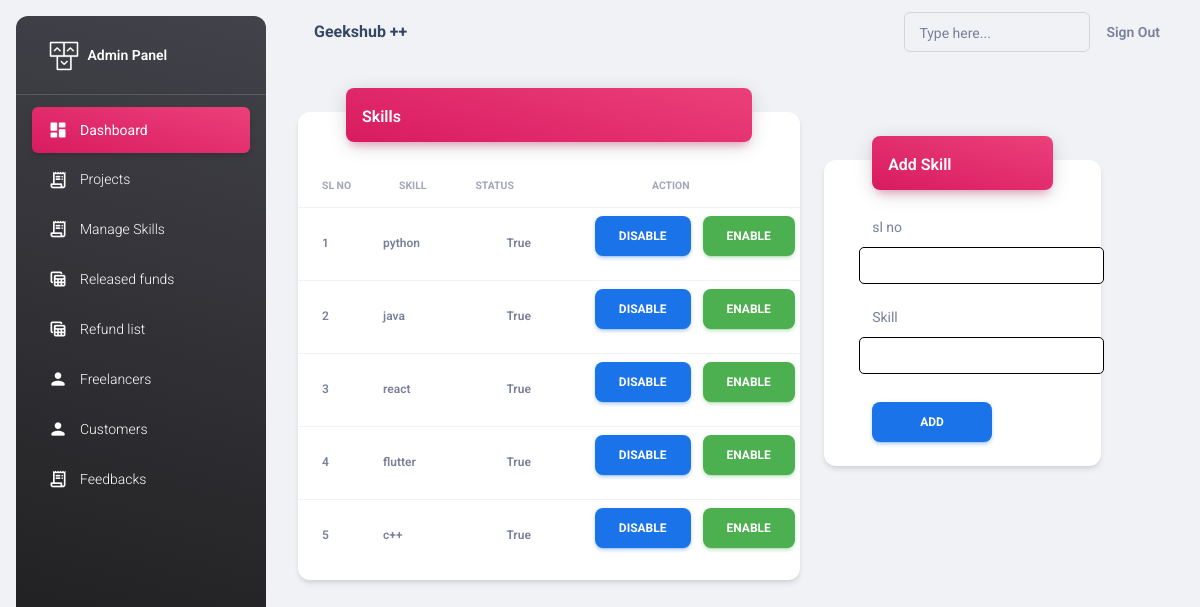
The page /adminapp/skills/ (signed in) on the database its author committed.
### adminapp/models.py (models this page shows)
class Skills(models.Model):
    no=models.PositiveIntegerField()
    skill=models.CharField(max_length=100)
    status=models.BooleanField(default=True)

### adminapp/views.py (the view, shortened to what this page needs)
# urls.py: path("skills/",views.SkillsView.as_view(),name="skills"),
@method_decorator(decs,name="dispatch")
class SkillsView(CreateView,ListView):
    template_name="adminapp/skills.html"
    model=Skills
    form_class=SkillForm
    context_object_name="skills"
    success_url=reverse_lazy("skills")

### adminapp/forms.py
class SkillForm(forms.ModelForm):
    class Meta:
        model=Skills
        fields=["no","skill"]

### adminapp/views.py (called while the page is built)
def signin_required(fn):
    def wrapper(request,*args,**kwargs):
        if not request.user.is_authenticated:
            messages.error(request,"invalid session!..please login")
            return redirect("adminsignin")
        else:
            return fn(request,*args,**kwargs)
    return wrapper

def is_admin(fn):
    def wrapper(request,*args,**kwargs):
        if not request.user.is_superuser:
            messages.error(request,"Permission denied for current user !")
            return redirect("adminsignin")
        else:
            return fn(request,*args,**kwargs)
    return wrapper

### adminapp/templates/adminapp/skills.html (shortened to what this page needs)
{%extends 'adminapp/base.html'%}
{%load static%}
{%block body_block%}
<div class="container-fluid py-4">
    <div class="row">
      <div class="col-7">
        <div class="card my-4">
          <div class="card-header p-0 position-relative mt-n4 mx-5 z-index-2">
            <div class="bg-gradient-primary shadow-primary border-radius-lg pt-3 pb-1">
              <h6 class="text-white text-capitalize ps-3">Skills</h6>
            </div>
          </div>
          <div class="card-body px-0 pb-2">
            <div class="table-responsive p-0">
              <table class="table align-items-center mb-0">
                <thead>
                  <tr>
                    <th class="text-uppercase text-secondary text-xxs font-weight-bolder opacity-7">SL NO</th>
                    <th class="text-uppercase text-secondary text-xxs font-weight-bolder opacity-7">skill</th>
                    <th class="text-center text-uppercase text-secondary text-xxs font-weight-bolder opacity-7">Status</th>
                    <th class="text-center text-uppercase text-secondary text-xxs font-weight-bolder opacity-7">Action</th>
                  </tr>
                </thead>
                <tbody>
                    {%for s in skills%}
                        <tr>
                            <td>
                            <p class="text-xs font-weight-bold mb-0 ms-3">{{s.no}}</p>
                            </td>
                            <td>
                            <p class="text-xs font-weight-bold mb-0">{{s.skill}}</p>
                            </td>
                            <td>
                                <p class="text-xs font-weight-bold mb-0 ms-5">{{s.status}}</p>
                            </td>
                            <td>
                                <a class="btn btn-info ms-5" href="{%url 'remove_skill' s.id%}">Disable</a>
                                <a class="btn btn-success ms-2" href="{%url 'readd_skill' s.id%}">Enable</a>
                            </td>
                        </tr>
                    {%endfor%}
                </tbody>
              </table>
            </div>
          </div>
        </div>
      </div>
      <div class="col-4 mt-5">
        <div class="card my-4">
          <div class="card-header p-0 position-relative mt-n4 mx-5 z-index-2">
            <div class="bg-gradient-primary shadow-primary border-radius-lg pt-3 pb-1">
              <h6 class="text-white text-capitalize ps-3">Add skill</h6>
            </div>
          </div>
          <div class="card-body px-0 pb-2">
                <form action="" method="post">
                    <label for="no" class="ms-5">sl no</label> <br>
                    <input type="text" class="input" name="no" required> <br>
                    <label for="skill" class="ms-5">Skill</label> <br>
                    <input type="text" class="input" name="skill" required>
                    <button class="btn btn-info mt-2 ms-5 px-5" type="submit">ADD</button>
                </form>
          </div>
        </div>
      </div>
    </div>
  </div>
{%endblock%}

### adminapp/templates/adminapp/skills.html (style rules this page uses)
.input { margin-left: 35px; padding-right: 100px; margin-bottom: 20px; border-radius: 5px; padding: 5px 30px; font-size: medium; font-weight: 5px; border: 1px solid; }

### rows shown on the page
Skills: no "1", skill "python", status "True"
Skills: no "2", skill "java", status "True"
Skills: no "3", skill "react", status "True"
Skills: no "4", skill "flutter", status "True"
Skills: no "5", skill "c++", status "True"
